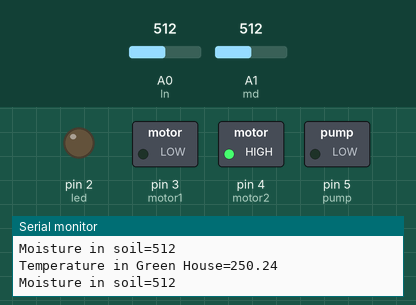
Bench run of a sketch on a simulated Arduino Uno, built with avr-gcc and run on an emulated ATmega328P. Parts: switched loads named in the sketch (green lamp = pin HIGH), output pins drawn as LEDs (lit = HIGH), the last lines printed to the serial monitor. The inputs (shaded band) are chosen by the test bench; at power-on: A1 (md) = 512, A0 (ln) = 512.

Above: at 2.8 s.
2.9 s: A1 (md) set to 104
7.2 s: A1 (md) set to 94
At 10.4 s:
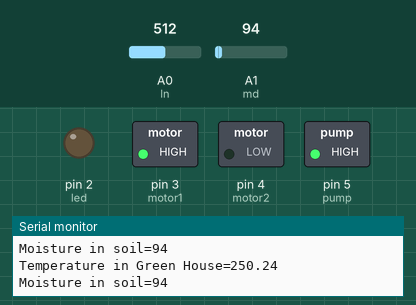
11.5 s: A0 (ln) set to 89
15.2 s: A0 (ln) set to 74
At 19.0 s:
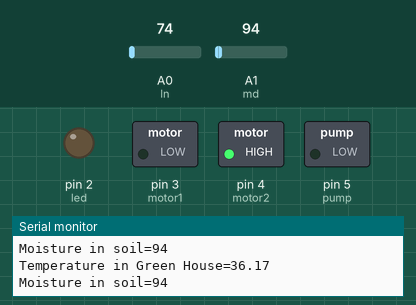
19.5 s: A0 (ln) set to 30
At 23.2 s:
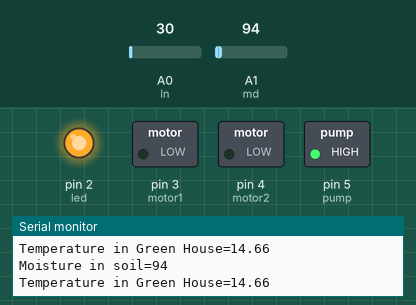
23.5 s: A0 (ln) set to 110
At 26.5 s:
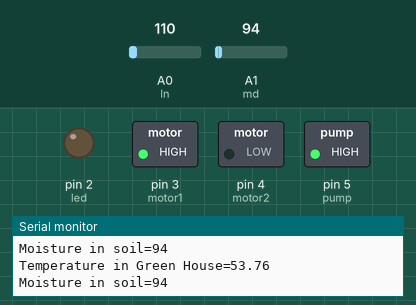
Timing chart, 0 to 28.0 s (numbered marks = the images above; inputs shaded):
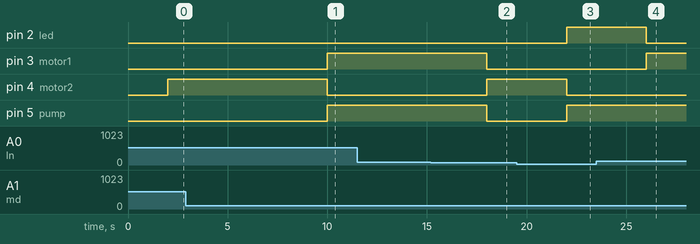

Measured:
- the behaviour switches between 100 and 99 on A1 (md) (found by bisection; images 0 and 1)
- the behaviour switches between 82 and 81 on A0 (ln) (found by bisection; images 1 and 2)
- after the input at 7.2 s, pin 3 (motor1), pin 5 (pump): LOW → HIGH after 2.8 s; pin 4 (motor2): HIGH → LOW after 2.8 s
- after the input at 15.2 s, pin 3 (motor1), pin 5 (pump): HIGH → LOW after 2.8 s; pin 4 (motor2): LOW → HIGH after 2.8 s
- after the input at 19.5 s, pin 2 (led), pin 5 (pump): LOW → HIGH after 2.5 s; pin 4 (motor2): HIGH → LOW after 2.5 s
- after the input at 23.5 s, pin 2 (led): HIGH → LOW after 2.5 s; pin 3 (motor1): LOW → HIGH after 2.5 s

The sketch:

Green_House.ino
```cpp
int ln=A0;
int led=2;
int md=A1;
int motor1=3;
int motor2=4;
int pump=5;

void setup()
{
    pinMode(ln,INPUT);
    pinMode(md,INPUT);
    pinMode(led,OUTPUT);
    pinMode(motor1,OUTPUT);
    pinMode(motor2,OUTPUT);
    pinMode(pump,OUTPUT);
    Serial.begin(9600);
}

void loop()
{
  int x=analogRead(md);
  Serial.print("Moisture in soil=");
  Serial.println(x);
  delay(1000);
  int w= analogRead(ln);
  float y=(w/1023.0)*5000;
  float temp=y/10;
  Serial.print("Temperature in Green House=");
  Serial.println(temp);
  delay(1000);
  if (temp<33&& x<100)
  {
    digitalWrite(led,HIGH);
    digitalWrite(motor1,LOW);
    digitalWrite(motor2,LOW);
    digitalWrite(pump,HIGH);

  }
  else if(temp>40 && x<100)
  {
    digitalWrite(motor1,HIGH);
    digitalWrite(motor2,LOW);
    digitalWrite(led,LOW);
    digitalWrite(pump,HIGH);
  }
  else
  {
    digitalWrite(led,LOW);
    digitalWrite(pump,LOW);
    digitalWrite(motor1,LOW);
    digitalWrite(motor2,HIGH);
  }
}
```
